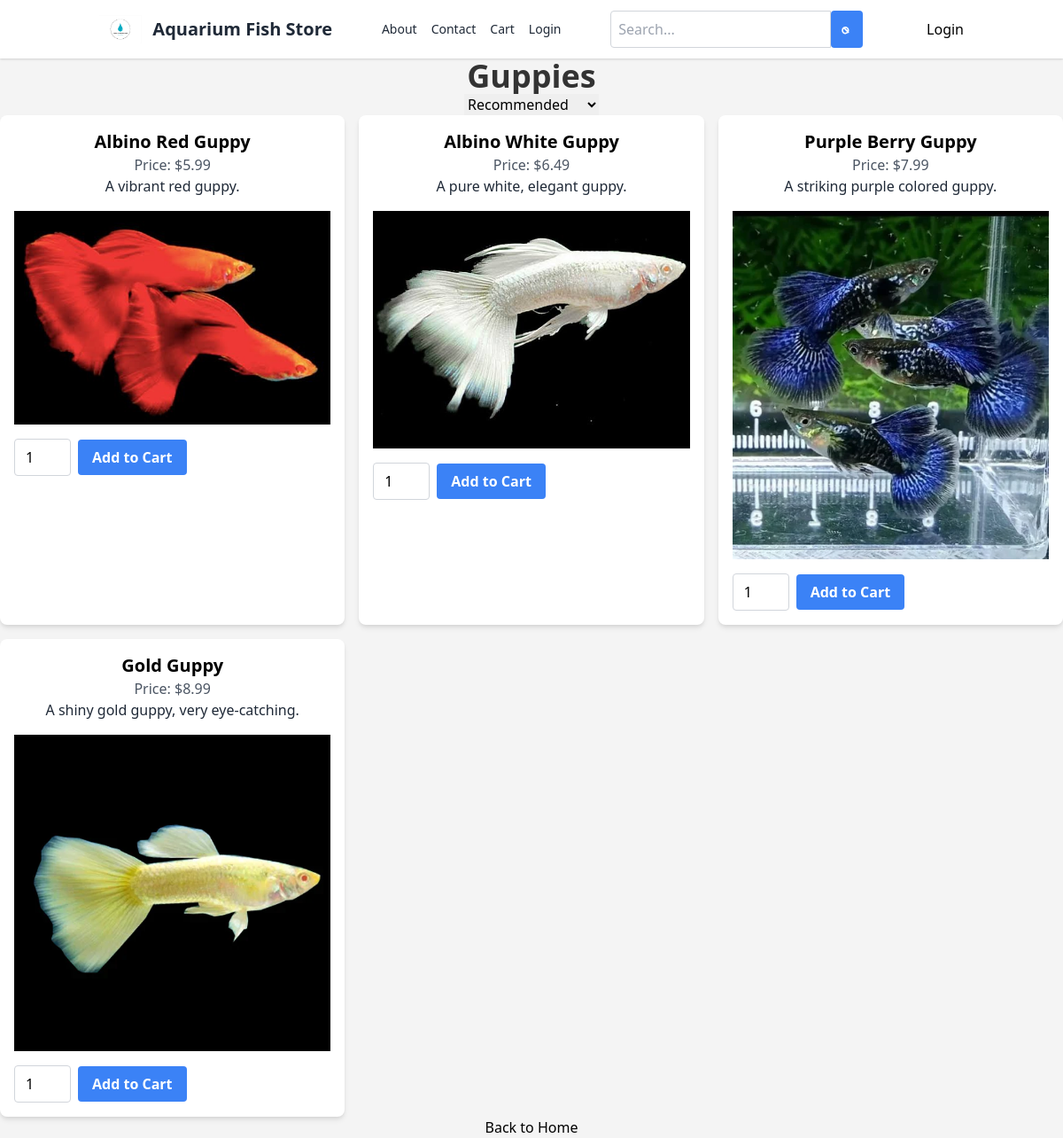
Page /category/Guppies on the committed database.
### models.py (models this page shows, shortened)
class Category(db.Model):
    __tablename__ = 'category'
    __table_args__ = {'extend_existing': True}
    id = db.Column(db.Integer, primary_key=True)
    name = db.Column(db.String(80), unique=True, nullable=False)
    image_filename = db.Column(db.String(200), nullable=True)
    products = db.relationship('Product', backref='category', lazy=True)

class Product(db.Model):
    __tablename__ = 'product'
    __table_args__ = {'extend_existing': True}
    __tablename__ = 'product'
    id = db.Column(db.Integer, primary_key=True)
    name = db.Column(db.String(80), nullable=False)
    price = db.Column(db.Float, nullable=False)
    description = db.Column(db.String(200))
    image_filename = db.Column(db.String(200))
    category_id = db.Column(db.Integer, db.ForeignKey('category.id'), nullable=False)

### app.py (the view)
@app.route('/category/<category_name>')
def show_category(category_name):
    sort = request.args.get('sort', 'recommended')
    category = Category.query.filter_by(name=category_name).first_or_404()
    if sort == 'price_asc':
        products = Product.query.filter_by(category_id=category.id).order_by(Product.price.asc()).all()
    elif sort == 'price_desc':
        products = Product.query.filter_by(category_id=category.id).order_by(Product.price.desc()).all()
    elif sort == 'alphabetical':
        products = Product.query.filter_by(category_id=category.id).order_by(Product.name).all()
    else:  # recommended or default case
        products = Product.query.filter_by(category_id=category.id).all()
    return render_template('category.html', category=category, products=products)

### templates/category.html (shortened to what this page needs)
<!DOCTYPE html>
<html lang="en">
<head>
    <link rel="stylesheet" href="{{ url_for('static', filename='css/style.css') }}">
    <link rel="stylesheet" href="https://cdn.jsdelivr.net/npm/tailwindcss@2.2.19/dist/tailwind.min.css">
</head>
<body>
    {% include 'includes/header.html' %}
    <h1 class="text-4xl font-bold">{{ category.name }}</h1>
    <form action="{{ url_for('show_category', category_name=category.name) }}" method="get">
        <select name="sort" onchange="this.form.submit()">
            <option value="recommended" {% if request.args.get('sort') == 'recommended' %}selected{% endif %}>Recommended</option>
        </select>
    </form>
    <div class="grid grid-cols-3 gap-4">
        {% for product in products %}
            <div class="bg-white rounded-lg shadow-md p-4">
                <h2 class="text-xl font-bold">{{ product.name }}</h2>
                <p class="text-gray-600">Price: ${{ product.price }}</p>
                <p class="text-gray-800">{{ product.description }}</p>
                {% if product.image_filename %}
                    <img src="{{ url_for('static', filename='images/products/' + product.image_filename) }}" alt="{{ product.name }}" class="mt-4">
                {% endif %}
                <form action="{{ url_for('add_to_cart') }}" method="post" class="mt-4">
                    <div class="flex items-center">
                        <input type="number" name="quantity" value="1" min="1" class="mr-2 w-16 py-2 px-3 border border-gray-300 rounded">
                        <button type="submit" class="bg-blue-500 hover:bg-blue-700 text-white font-bold py-2 px-4 rounded">Add to Cart</button>
                    </div>
                </form>
            </div>
        {% endfor %}
    </div>
    <a href="{{ url_for('home') }}" class="mt-4">Back to Home</a>
</body>
</html>

### templates/includes/header.html (shortened to what this page needs)
<header class="bg-white shadow">
    <nav class="container mx-auto px-6 py-3 flex justify-between items-center">
        <a href="{{ url_for('home') }}" class="flex items-center">
            <img src="{{ url_for('static', filename='images/logo.png') }}" alt="Logo" class="h-8 mr-3">
            <span class="font-semibold text-xl text-gray-800">Aquarium Fish Store</span>
        </a>
        <div class="hidden md:flex items-center">
            <a href="{{ url_for('about') }}" class="text-gray-800 text-sm mr-4 hover:text-gray-600">About</a>
            <a href="{{ url_for('contact') }}" class="text-gray-800 text-sm mr-4 hover:text-gray-600">Contact</a>
            <a href="{{ url_for('cart') }}" class="text-gray-800 text-sm hover:text-gray-600">Cart</a>
            <a href="{{ url_for('auth.login') }}" class="text-gray-800 text-sm ml-4 hover:text-gray-600">Login</a>
        </div>
        <form action="{{ url_for('search_results') }}" method="get" class="flex">
            <input type="text" name="query" placeholder="Search..." class="rounded-l border border-gray-300 p-2 focus:outline-none focus:border-gray-500">
            <button type="submit" class="bg-blue-500 text-white rounded-r p-2 hover:bg-blue-700">
                <svg class="w-5 h-5" fill="none" stroke="currentColor" viewBox="0 0 24 24" xmlns="http://www.w3.org/2000/svg"><path stroke-linecap="round" stroke-linejoin="round" stroke-width="2" d="M8 10a4 4 0 11-2 3.464A4 4 0 018 10zm0 0l6 6"></path></svg>
            </button>
        </form>
        <div>
            {% if current_user.is_authenticated %}
                <span>Welcome, {{ current_user.name }}!</span>
                <a href="{{ url_for('auth.logout') }}" class="ml-4">Logout</a>
            {% else %}
                <a href="{{ url_for('auth.login') }}" class="ml-4">Login</a>
            {% endif %}
        </div>
    </nav>
</header>

### static/css/style.css (style rules this page uses)
body { font-family: Arial, sans-serif; margin: 0; padding: 0; text-align: center; }
body { font-family: Arial, sans-serif; margin: 0; padding: 0; text-align: center; background-color: #f4f4f4; }
h1 { color: #333; }
a { color: #06c; text-decoration: none; }
button { background-color: #28a745; border: none; border-radius: 4px; color: white; padding: 10px 20px; text-align: center; text-decoration: none; display: inline-block; font-size: 16px; margin: 4px 2px; cursor: pointer; }

### rows in the picture
Category: name "Guppies"
Product: name "Albino Red Guppy", price "5.99", description "A vibrant red guppy.", image_filename (picture)
Product: name "Albino White Guppy", price "6.49", description "A pure white, elegant guppy.", image_filename (picture)
Product: name "Purple Berry Guppy", price "7.99", description "A striking purple colored guppy.", image_filename (picture)
Product: name "Gold Guppy", price "8.99", description "A shiny gold guppy, very eye-catching.", image_filename (picture)
